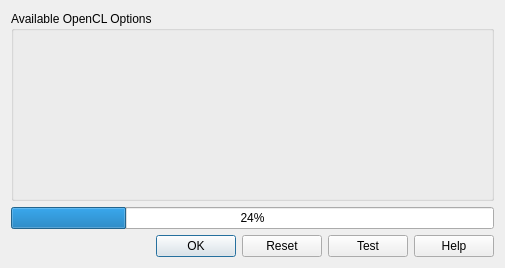
<?xml version="1.0" encoding="UTF-8"?>
<ui version="4.0">
 <class>GPUOptions</class>
 <widget class="QDialog" name="GPUOptions">
  <property name="geometry">
   <rect>
    <x>0</x>
    <y>0</y>
    <width>505</width>
    <height>268</height>
   </rect>
  </property>
  <property name="sizePolicy">
   <sizepolicy hsizetype="MinimumExpanding" vsizetype="MinimumExpanding">
    <horstretch>0</horstretch>
    <verstretch>0</verstretch>
   </sizepolicy>
  </property>
  <property name="windowTitle">
   <string>OpenCL Options</string>
  </property>
  <property name="windowIcon">
   <iconset>
    <normaloff>../../../../../../../../../../../Users/UI/res/ball.ico</normaloff>../../../../../../../../../../../Users/UI/res/ball.ico</iconset>
  </property>
  <layout class="QGridLayout" name="gridLayout">
   <item row="0" column="0" colspan="2">
    <widget class="QGroupBox" name="openCLCheckBoxGroup">
     <property name="sizePolicy">
      <sizepolicy hsizetype="MinimumExpanding" vsizetype="MinimumExpanding">
       <horstretch>0</horstretch>
       <verstretch>0</verstretch>
      </sizepolicy>
     </property>
     <property name="minimumSize">
      <size>
       <width>300</width>
       <height>150</height>
      </size>
     </property>
     <property name="title">
      <string>Available OpenCL Options</string>
     </property>
     <widget class="QWidget" name="verticalLayoutWidget">
      <property name="geometry">
       <rect>
        <x>10</x>
        <y>20</y>
        <width>391</width>
        <height>141</height>
       </rect>
      </property>
      <layout class="QVBoxLayout" name="optionsLayout">
       <property name="sizeConstraint">
        <enum>QLayout::SetMinimumSize</enum>
       </property>
       <property name="bottomMargin">
        <number>0</number>
       </property>
      </layout>
     </widget>
    </widget>
   </item>
   <item row="1" column="0" colspan="2">
    <widget class="QProgressBar" name="progressBar">
     <property name="value">
      <number>24</number>
     </property>
    </widget>
   </item>
   <item row="2" column="0">
    <spacer name="horizontalSpacer">
     <property name="orientation">
      <enum>Qt::Horizontal</enum>
     </property>
     <property name="sizeHint" stdset="0">
      <size>
       <width>78</width>
       <height>20</height>
      </size>
     </property>
    </spacer>
   </item>
   <item row="2" column="1">
    <layout class="QHBoxLayout" name="horizontalLayout">
     <property name="sizeConstraint">
      <enum>QLayout::SetMinimumSize</enum>
     </property>
     <item>
      <widget class="QPushButton" name="okButton">
       <property name="text">
        <string>OK</string>
       </property>
      </widget>
     </item>
     <item>
      <widget class="QPushButton" name="resetButton">
       <property name="text">
        <string>Reset</string>
       </property>
      </widget>
     </item>
     <item>
      <widget class="QPushButton" name="testButton">
       <property name="text">
        <string>Test</string>
       </property>
      </widget>
     </item>
     <item>
      <widget class="QPushButton" name="helpButton">
       <property name="text">
        <string>Help</string>
       </property>
       <property name="autoDefault">
        <bool>true</bool>
       </property>
      </widget>
     </item>
    </layout>
   </item>
  </layout>
 </widget>
 <resources/>
 <connections>
  <connection>
   <sender>resetButton</sender>
   <signal>clicked()</signal>
   <receiver>GPUOptions</receiver>
   <slot>reject()</slot>
   <hints>
    <hint type="sourcelabel">
     <x>266</x>
     <y>183</y>
    </hint>
    <hint type="destinationlabel">
     <x>219</x>
     <y>88</y>
    </hint>
   </hints>
  </connection>
  <connection>
   <sender>okButton</sender>
   <signal>clicked()</signal>
   <receiver>GPUOptions</receiver>
   <slot>accept()</slot>
   <hints>
    <hint type="sourcelabel">
     <x>66</x>
     <y>183</y>
    </hint>
    <hint type="destinationlabel">
     <x>219</x>
     <y>88</y>
    </hint>
   </hints>
  </connection>
 </connections>
</ui>
